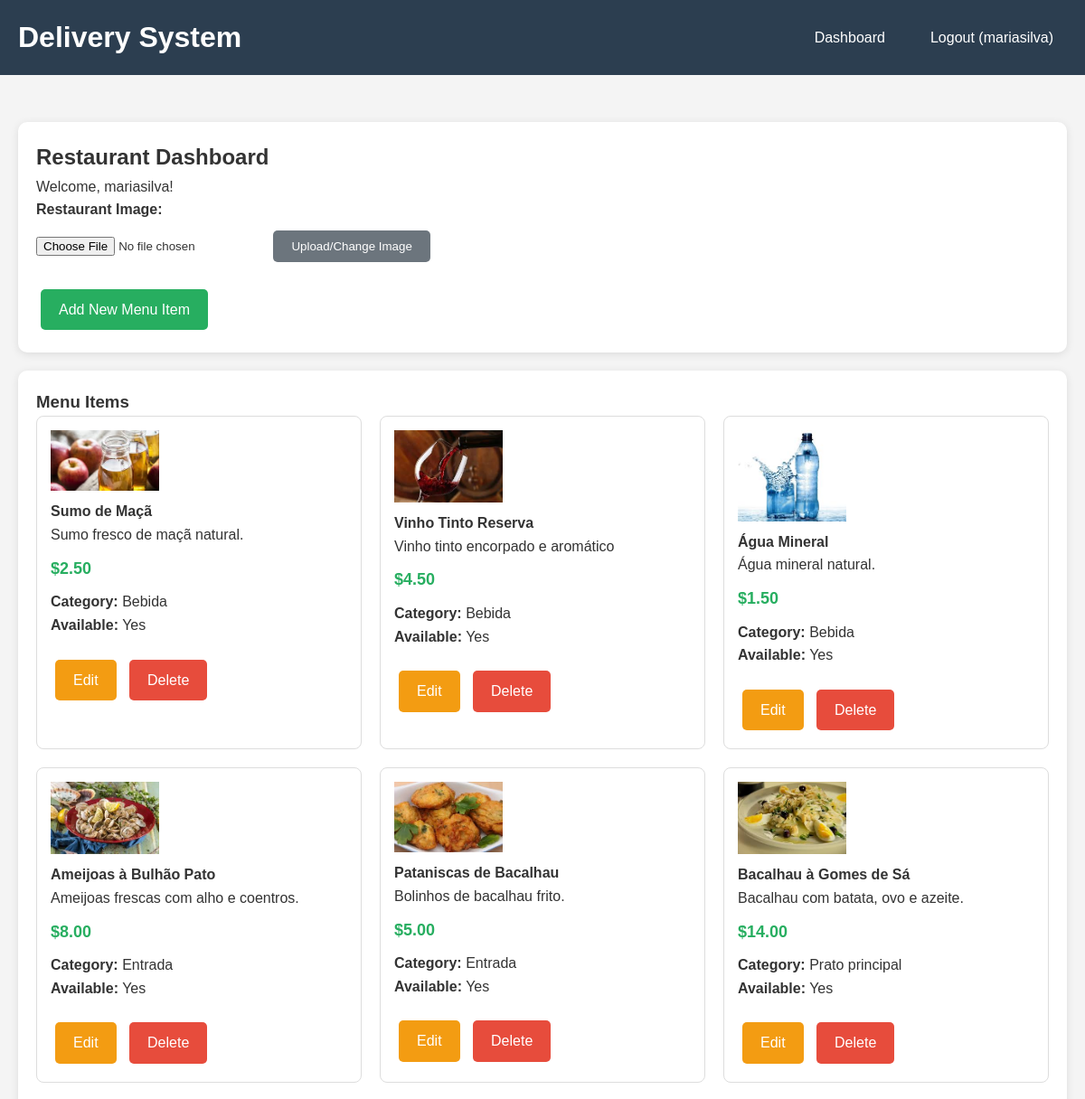
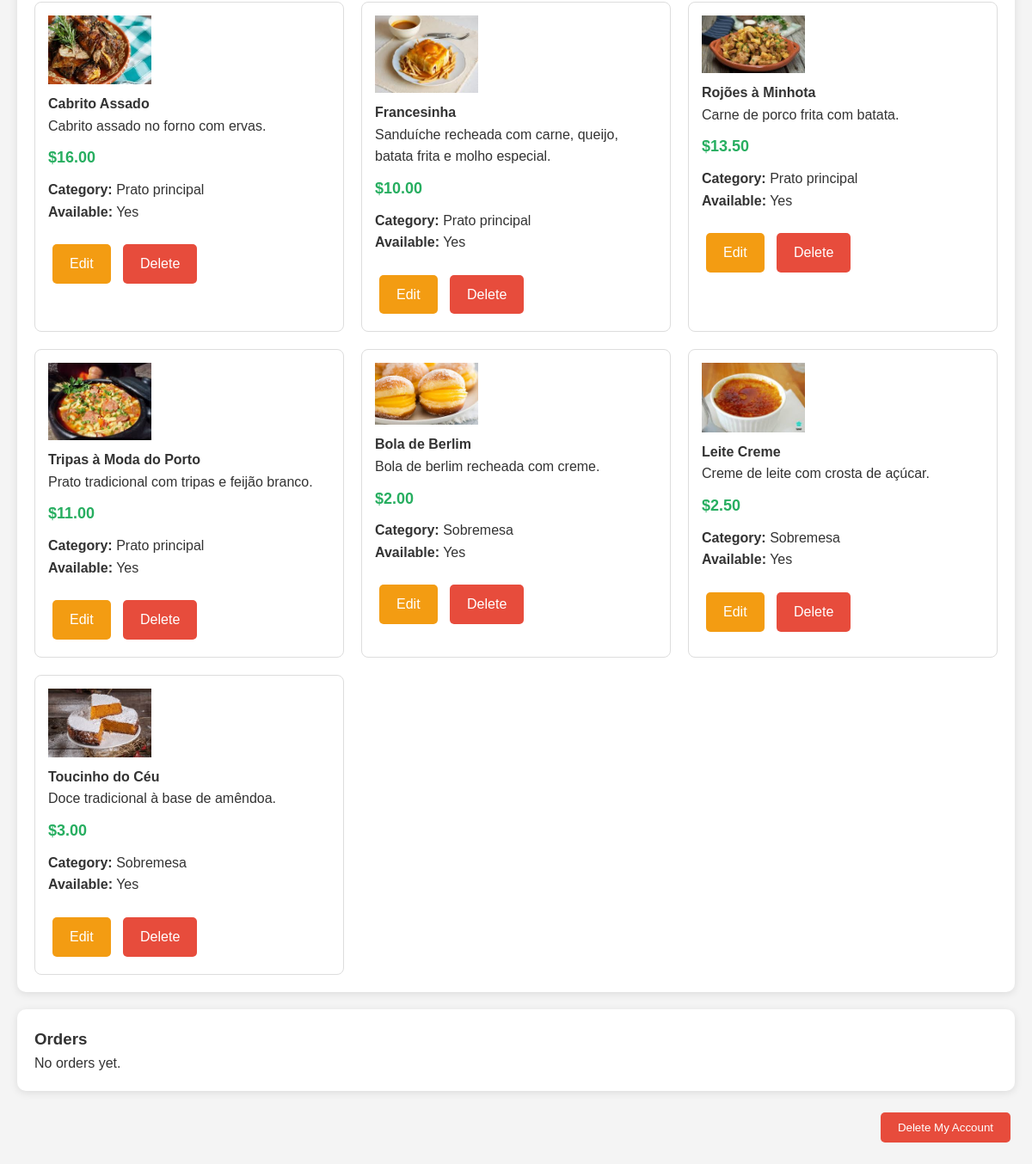
/restaurant_dashboard (signed in), run on the app's committed database (2 pictures, top to bottom).
### tables this page shows
CREATE TABLE users (
        id INTEGER PRIMARY KEY AUTOINCREMENT,
        username TEXT UNIQUE NOT NULL,
        email TEXT UNIQUE NOT NULL,
        password_hash TEXT NOT NULL,
        user_type TEXT NOT NULL CHECK (user_type IN ('customer', 'restaurant')),
        phone TEXT,
        address TEXT,
        restaurant_name TEXT,
        restaurant_description TEXT,
        created_at TIMESTAMP DEFAULT CURRENT_TIMESTAMP
    , image_path TEXT);

CREATE TABLE menu_items (
        id INTEGER PRIMARY KEY AUTOINCREMENT,
        restaurant_id INTEGER NOT NULL,
        name TEXT NOT NULL,
        description TEXT,
        price REAL NOT NULL,
        category TEXT,
        available BOOLEAN DEFAULT 1,
        created_at TIMESTAMP DEFAULT CURRENT_TIMESTAMP, image_path TEXT,
        FOREIGN KEY (restaurant_id) REFERENCES users (id)
    );

### app.py (the view)
    def decorated_function(*args, **kwargs):
        if 'user_id' not in session:
            return redirect(url_for('login'))
        user = get_user_by_id(session['user_id'])
        if user['user_type'] != 'restaurant':
            flash('Access denied. Restaurant account required.')
            return redirect(url_for('dashboard'))
        return f(*args, **kwargs)

### app.py (called while the page is built)
def get_db_connection():
    conn = sqlite3.connect('delivery_system.db')
    conn.row_factory = sqlite3.Row
    return conn

def get_user_by_id(user_id):
    conn = get_db_connection()
    user = conn.execute('SELECT * FROM users WHERE id = ?', (user_id,)).fetchone()
    conn.close()
    return user

def restaurant_required(f):
    def decorated_function(*args, **kwargs):
        if 'user_id' not in session:
            return redirect(url_for('login'))
        user = get_user_by_id(session['user_id'])
        if user['user_type'] != 'restaurant':
            flash('Access denied. Restaurant account required.')
            return redirect(url_for('dashboard'))
        return f(*args, **kwargs)
    decorated_function.__name__ = f.__name__
    return decorated_function

@app.before_request
def load_logged_in_user():
    user_id = session.get('user_id')
    if user_id is None:
        g.user = None
    else:
        g.user = get_user_by_id(user_id)

@app.route('/restaurant_dashboard')
@restaurant_required
def restaurant_dashboard():
    conn = get_db_connection()
    menu_items = conn.execute('''SELECT * FROM menu_items
                                WHERE restaurant_id = ?
                                ORDER BY category, name''', (session['user_id'],)).fetchall()
    orders = conn.execute('''SELECT o.*, u.username as customer_username
                            FROM orders o
                            JOIN users u ON o.customer_id = u.id
                            WHERE o.restaurant_id = ?
                            ORDER BY o.order_date DESC''', (session['user_id'],)).fetchall()
    conn.close()
    return render_template('restaurant_dashboard.html', menu_items=menu_items, orders=orders)

### templates/restaurant_dashboard.html (shortened to what this page needs)
{% extends "base.html" %}
{% block content %}
<div class="card">
    <h2>Restaurant Dashboard</h2>
    <p>Welcome, {{ session.username }}!</p>
    {% if session.user_type == 'restaurant' and session.user_id %}
    <form method="POST" action="{{ url_for('upload_restaurant_image') }}" enctype="multipart/form-data"
        style="margin-bottom: 20px;">
        <label for="restaurant_image">Restaurant Image:</label>
        <input type="file" id="restaurant_image" name="image" accept="image/*">
        <button type="submit" class="btn btn-secondary">Upload/Change Image</button>
    </form>
    {% endif %}
    <a href="{{ url_for('add_menu_item') }}" class="btn btn-success">Add New Menu Item</a>
</div>
<div class="card">
    <h3>Menu Items</h3>
    {% if menu_items %}
    <div class="grid">
        {% for item in menu_items %}
        <div class="menu-item">
            {% if item.image_path %}
            <img src="/static/{{ item.image_path }}" alt="Menu Item Image"
                style="max-width: 120px; max-height: 120px; display: block; margin-bottom: 10px;">
            {% endif %}
            <h4>{{ item.name }}</h4>
            {% if item.description %}
            <p>{{ item.description }}</p>
            {% endif %}
            <div class="price">${{ "%.2f"|format(item.price) }}</div>
            {% if item.category %}
            <p><strong>Category:</strong> {{ item.category }}</p>
            {% endif %}
            <p><strong>Available:</strong> {{ "Yes" if item.available else "No" }}</p>
            <div class="mt-20">
                <a href="{{ url_for('edit_menu_item', item_id=item.id) }}" class="btn btn-warning">Edit</a>
                <a href="{{ url_for('delete_menu_item', item_id=item.id) }}" class="btn btn-danger"
                    onclick="return confirm('Are you sure you want to delete this item?')">Delete</a>
            </div>
        </div>
        {% endfor %}
    </div>
    {% else %}
    <p>No menu items yet. <a href="{{ url_for('add_menu_item') }}">Add your first menu item</a></p>
    {% endif %}
</div>
<div class="card">
    <h3>Orders</h3>
    {% if orders %}
    {% for order in orders %}
    <div class="card">
        <div style="display: flex; justify-content: space-between; align-items: center;">
            <div>
                <h4>Order #{{ order.id }}</h4>
                <p><strong>Customer:</strong> {{ order.customer_username }}</p>
                <p><strong>Date:</strong> {{ order.order_date }}</p>
                <p><strong>Total:</strong> ${{ "%.2f"|format(order.total_amount) }}</p>
            </div>
            <div>
                <span class="status status-{{ order.status }}">{{ order.status.replace('_', ' ') }}</span>
            </div>
        </div>
        <div class="mt-20">
            <p><strong>Delivery Address:</strong> {{ order.delivery_address }}</p>
            {% if order.observations %}
            <p><strong>Special Instructions:</strong> {{ order.observations }}</p>
            {% endif %}
            <a href="{{ url_for('order_details', order_id=order.id) }}" class="btn">View Details</a>
            {% if order.status == 'pending' %}
            <a href="{{ url_for('update_order_status', order_id=order.id, status='confirmed') }}"
                class="btn btn-success">Confirm Order</a>
            {% elif order.status == 'confirmed' %}
            <a href="{{ url_for('update_order_status', order_id=order.id, status='preparing') }}"
                class="btn btn-warning">Start Preparing</a>
            {% elif order.status == 'preparing' %}
            <a href="{{ url_for('update_order_status', order_id=order.id, status='out_for_delivery') }}"
                class="btn btn-warning">Out for Delivery</a>
            {% elif order.status == 'out_for_delivery' %}
            <a href="{{ url_for('update_order_status', order_id=order.id, status='delivered') }}"
                class="btn btn-success">Mark as Delivered</a>
            {% endif %}
            {% if order.status in ['pending', 'confirmed'] %}
            <a href="{{ url_for('update_order_status', order_id=order.id, status='cancelled') }}" class="btn btn-danger"
                onclick="return confirm('Are you sure you want to cancel this order?')">Cancel</a>
            {% endif %}
        </div>
    </div>
    {% endfor %}
    {% else %}
    <p>No orders yet.</p>
    {% endif %}
</div>
<div class="mt-20" style="text-align: right;">
    <form method="POST" action="{{ url_for('delete_account') }}"
        onsubmit="return confirm('Are you sure you want to delete your account? This action cannot be undone.');">
        <button type="submit" class="btn btn-danger">Delete My Account</button>
    </form>
</div>
{% endblock %}

### templates/base.html (shortened to what this page needs)
<!DOCTYPE html>
<html lang="en">
<head>
</head>
<body>
    <header>
        <div class="header-content">
            <h1><a href="/" style="color: white; text-decoration: none;">Delivery System</a></h1>
            <nav>
                <ul>
                    {% if session.user_id %}
                    <li><a href="{{ url_for('dashboard') }}">Dashboard</a></li>
                    <li><a href="{{ url_for('logout') }}">Logout ({{ session.username }})</a></li>
                    {% else %}
                    <li><a href="{{ url_for('login') }}">Login</a></li>
                    <li><a href="{{ url_for('register') }}">Register</a></li>
                    {% endif %}
                </ul>
            </nav>
        </div>
    </header>
    <div class="container">
        {% block content %}{% endblock %}
    </div>
</body>
</html>

### templates/base.html (style rules this page uses)
* { margin: 0; padding: 0; box-sizing: border-box; }
body { font-family: Arial, sans-serif; line-height: 1.6; color: #333; background-color: #f4f4f4; }
.container { max-width: 1200px; margin: 0 auto; padding: 20px; }
header { background-color: #2c3e50; color: white; padding: 1rem 0; margin-bottom: 2rem; }
.header-content { display: flex; justify-content: space-between; align-items: center; max-width: 1200px; margin: 0 auto; padding: 0 20px; }
nav ul { list-style: none; display: flex; gap: 20px; }
nav a { color: white; text-decoration: none; padding: 10px 15px; border-radius: 5px; transition: background-color 0.3s; }
.card { background: white; border-radius: 10px; padding: 20px; margin-bottom: 20px; box-shadow: 0 2px 10px rgba(0, 0, 0, 0.1); }
.btn { background-color: #3498db; color: white; padding: 10px 20px; border: none; border-radius: 5px; cursor: pointer; text-decoration: none; display: inline-block; margin: 5px; transition: background-color 0.3s; }
.btn-success { background-color: #27ae60; }
.btn-warning { background-color: #f39c12; }
.btn-danger { background-color: #e74c3c; }
label { display: block; margin-bottom: 5px; font-weight: bold; }
.grid { display: grid; grid-template-columns: repeat(auto-fit, minmax(300px, 1fr)); gap: 20px; }
.menu-item { border: 1px solid #ddd; border-radius: 8px; padding: 15px; background: white; }
.price { font-size: 18px; font-weight: bold; color: #27ae60; margin: 10px 0; }
.mt-20 { margin-top: 20px; }
.btn-secondary { background-color: #6c757d; }

### data on the page
users: username "mariasilva"
menu_items: shows a picture, name "Sumo de Maçã", description "Sumo fresco de maçã natural.", price "2.50", category "Bebida", available "Yes"
menu_items: shows a picture, name "Vinho Tinto Reserva", description "Vinho tinto encorpado e aromático", price "4.50", category "Bebida", available "Yes"
menu_items: shows a picture, name "Água Mineral", description "Água mineral natural.", price "1.50", category "Bebida", available "Yes"
menu_items: shows a picture, name "Ameijoas à Bulhão Pato", description "Ameijoas frescas com alho e coentros.", price "8.00", category "Entrada", available "Yes"
menu_items: shows a picture, name "Pataniscas de Bacalhau", description "Bolinhos de bacalhau frito.", price "5.00", category "Entrada", available "Yes"
menu_items: shows a picture, name "Bacalhau à Gomes de Sá", description "Bacalhau com batata, ovo e azeite.", price "14.00", category "Prato principal", available "Yes"
menu_items: shows a picture, name "Cabrito Assado", description "Cabrito assado no forno com ervas.", price "16.00", category "Prato principal", available "Yes"
menu_items: shows a picture, name "Francesinha", description "Sanduíche recheada com carne, queijo, batata frita e molho especial.", price "10.00", category "Prato principal", available "Yes"
menu_items: shows a picture, name "Rojões à Minhota", description "Carne de porco frita com batata.", price "13.50", category "Prato principal", available "Yes"
menu_items: shows a picture, name "Tripas à Moda do Porto", description "Prato tradicional com tripas e feijão branco.", price "11.00", category "Prato principal", available "Yes"
menu_items: shows a picture, name "Bola de Berlim", description "Bola de berlim recheada com creme.", price "2.00", category "Sobremesa", available "Yes"
menu_items: shows a picture, name "Leite Creme", description "Creme de leite com crosta de açúcar.", price "2.50", category "Sobremesa", available "Yes"
menu_items: shows a picture, name "Toucinho do Céu", description "Doce tradicional à base de amêndoa.", price "3.00", category "Sobremesa", available "Yes"
